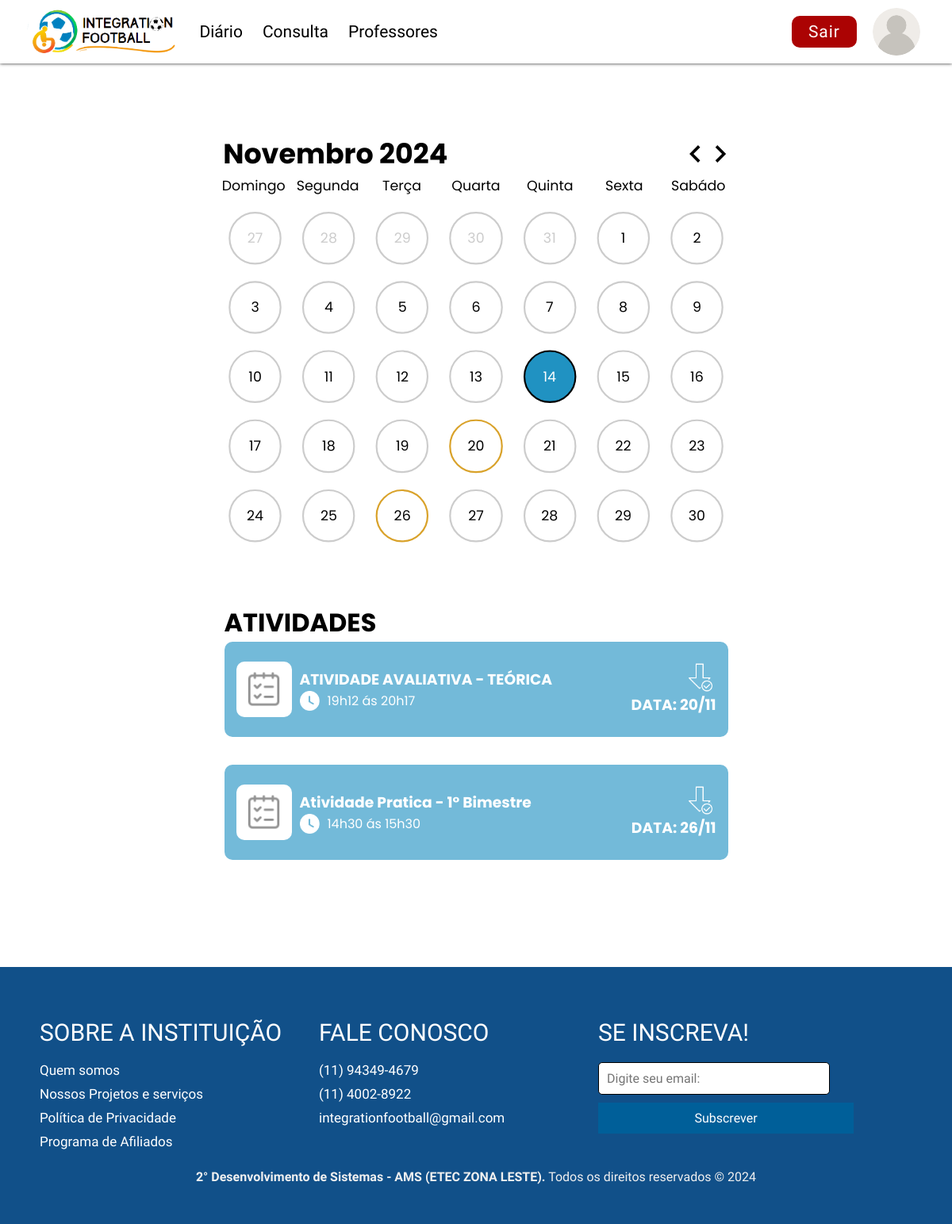
The app's page /principal.php, older data.
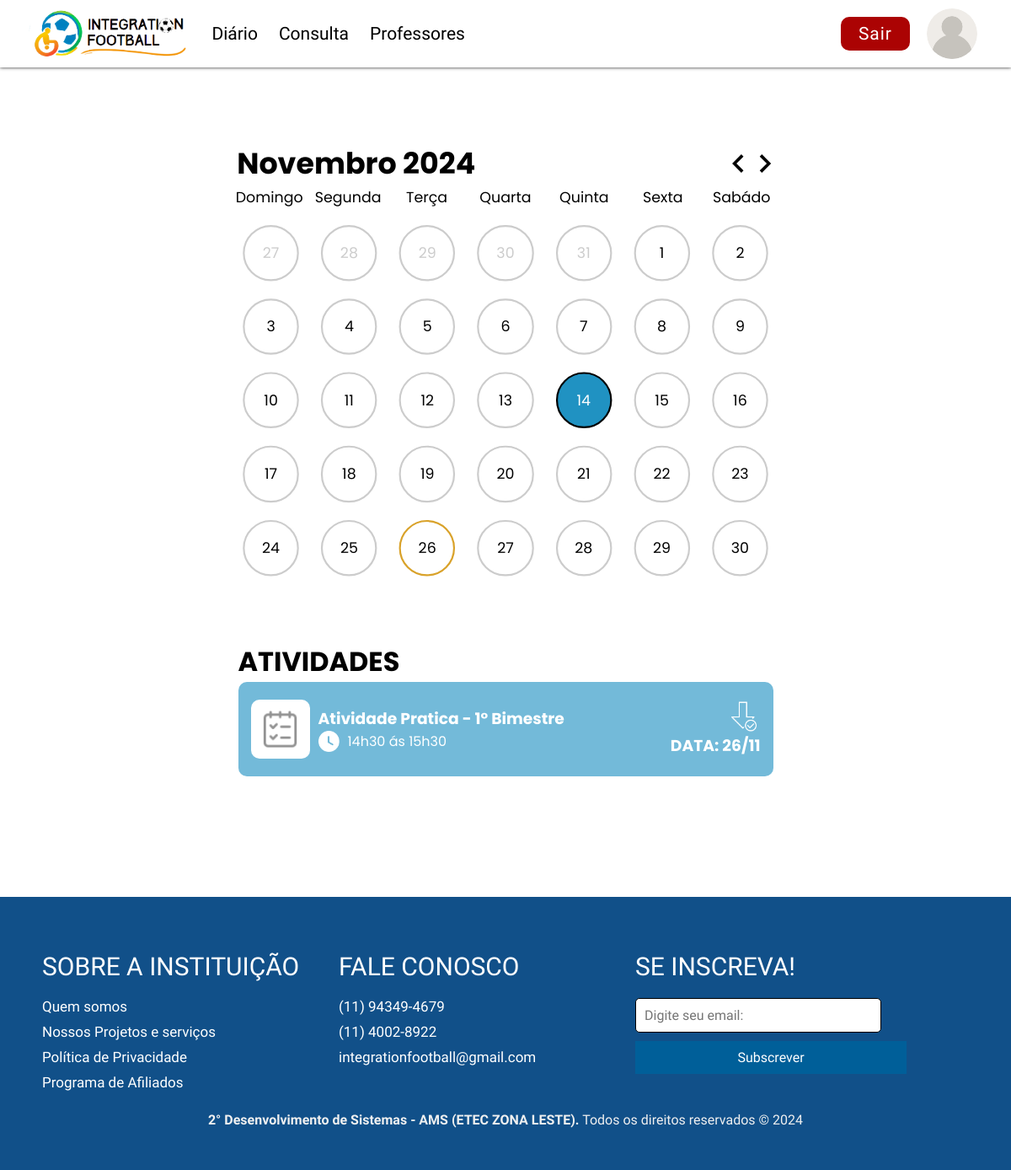
The same page, newer data.
### tables this page shows
CREATE TABLE `atividade` (
  `id_atividade` int(10) UNSIGNED NOT NULL,
  `titulo_atividade` varchar(80) NOT NULL,
  `hora_inicio` time DEFAULT NULL,
  `data_entrega` date NOT NULL,
  `caminho_arquivo` varchar(255) NOT NULL,
  `id_turma` int(10) UNSIGNED NOT NULL,
  `id_professor` int(11) NOT NULL,
  `hora_termino` time DEFAULT NULL
);

### controller/conexao.php (called while the page is built, shortened)
<?php
class Conexao {
    private $host = "localhost";
    private $usuario = "root";
    private $senha = "";
    private $banco = "integrationfootball";
    private $conexao;
    public function __construct() {
        $this->conexao = new mysqli($this->host, $this->usuario, $this->senha, $this->banco);
    }
    public function getConexao() {
        return $this->conexao;
    }
}
?>

### controller/atividadecontroller.php (called while the page is built, shortened)
<?php
require_once $_SERVER['DOCUMENT_ROOT'] . '/Integration-Football/Integration-Football/model/atividadeModel.php';
class AtividadeController
{
    private $atividade;
    public function __construct()
    {
        $this->atividade = new Atividade();
        if (isset($_POST['crud'])) {
            if ($_POST['crud'] == "INSERT") {
                $this->inserir();
            } elseif ($_POST['crud'] == "UPDATE") {
                $this->atualizar();
            } elseif ($_POST['crud'] == "DELETE") {
                $this->deletar();
            }
            header("Location:" . "../calendarioProfessor.php");
            exit;
        } else {
            $this->listar();
        }
    }
    public function listar()
    {
        $atividades = $this->atividade->listar();
        return $atividades;
    }
}

### model/atividadeModel.php (called while the page is built, shortened)
<?php
require_once $_SERVER['DOCUMENT_ROOT'] . "/Integration-Football/Integration-Football/controller/conexao.php";
class Atividade {
    private $conexao;
    public function __construct() {
        $this->conexao = new Conexao();
    }
    public function listar() {
        $sql = "SELECT * FROM atividade";
        $stmt = $this->conexao->getConexao()->prepare($sql);
        $stmt->execute();
        $result = $stmt->get_result();
        $atividades = [];
        while ($atividade = $result->fetch_assoc()) {
            $atividades[] = $atividade;
        }
        return $atividades;
    }
}
?>

### controller/turmacontroller.php (called while the page is built, shortened)
<?php
require_once $_SERVER['DOCUMENT_ROOT'] . '/Integration-Football/Integration-Football/model/turmaModel.php';
class TurmaController
{
    private $turma;
    public function __construct()
    {
        $this->turma = new Turma();
        if (isset($_POST['crud'])) {
            if ($_POST['crud'] == "INSERT") {
                $this->inserir();
            } elseif ($_POST['crud'] == "UPDATE") {
                $this->atualizar();
            } elseif ($_POST['crud'] == "DELETE") {
                $this->deletar();
            }
            header("Location:" . "../principal.php");
        } else {
            $this->listar();
        }
    }
    public function listar()
    {
        return $this->turma->listar();
    }
    public function buscarPorId($id)
    {
        return $this->turma->buscarPorId($id);
    }
}

### model/turmaModel.php (called while the page is built, shortened)
<?php
require_once $_SERVER['DOCUMENT_ROOT'] . "/Integration-Football/Integration-Football/controller/conexao.php";
class Turma
{
    private $conexao;
    public function __construct()
    {
        $this->conexao = new Conexao();
    }
    public function buscarPorId($id)
    {
        $sql = "SELECT * FROM turma WHERE id_turma = ?";
        $stmt = $this->conexao->getConexao()->prepare($sql);
        $stmt->bind_param('i', $id);
        $stmt->execute();
        $result = $stmt->get_result();
        $turma = $result->fetch_assoc();
        return $turma;
    }
    public function listar()
    {
        $sql = "SELECT * FROM turma";
        $stmt = $this->conexao->getConexao()->prepare($sql);
        $stmt->execute();
        $result = $stmt->get_result();
        $turmas = [];
        while ($turma = $result->fetch_assoc()) {
            $turmas[] = $turma;
        }
        return $turmas;
    }
}

### controller/alunocontroller.php (called while the page is built, shortened)
<?php
require_once $_SERVER['DOCUMENT_ROOT'].'/Integration-Football/Integration-Football/model/alunoModel.php';
class AlunoController {
    private $aluno;
    public function __construct() {
        $this->aluno = new Aluno();
        if(isset($_POST['crud'])){
            if($_POST['crud']=="INSERT"){
                $this->inserir();
            }elseif($_POST['crud']=="UPDATE"){
                 $this->atualizar();
            }elseif($_POST['crud']=="DELETE"){
                $this->deletar();
            }
            header("Location:" . "../principal.php");
        }else{
            $this->listar();
        }
    }
    public function listar(){
        return $this->aluno->listar();
    }
    public function buscarPorId($id){
        return $this->aluno->buscarPorId($id);
    }
}
?>

### model/alunoModel.php (called while the page is built, shortened)
<?php
require_once $_SERVER['DOCUMENT_ROOT'] . "/Integration-Football/Integration-Football/controller/conexao.php";
class Aluno
{
    private $conexao;
    public function __construct()
    {
        $this->conexao = new Conexao();
    }
    public function buscarPorId($id)
    {
        $sql = "SELECT * FROM alunos WHERE id_aluno = ?";
        $stmt = $this->conexao->getConexao()->prepare($sql);
        $stmt->bind_param('i', $id);
        $stmt->execute();
        $result = $stmt->get_result();
        $aluno = $result->fetch_assoc();
        return $aluno;
    }
    public function listar()
    {
        $sql = "SELECT * FROM alunos ORDER BY nome_aluno ASC LIMIT 10 ";
        $stmt = $this->conexao->getConexao()->prepare($sql);
        $stmt->execute();
        $result = $stmt->get_result();
        $alunos = [];
        while ($aluno = $result->fetch_assoc()) {
            $alunos[] = $aluno;
        }
        return $alunos;
    }
}

### principal.php (the view, shortened to what this page needs)
<?php
require_once './controller/alunocontroller.php';
require_once './controller/turmacontroller.php';
require_once './controller/atividadecontroller.php';
  $imports =[
    "https://fonts.googleapis.com/css2?family=Poppins:ital,wght@0,200;0,400;0,600;1,200;1,400;1,600&display=swap",
    "https://cdnjs.cloudflare.com/ajax/libs/font-awesome/4.7.0/css/font-awesome.min.css",
    "https://fonts.gstatic.com/",
    "https://fonts.googleapis.com/css2?family=Barlow&family=Teko:wght@300&display=swap"
  ];
  $pageCSS = ["principal.css"];
  include_once('./templetes/headerAluno.php');
  $id = 4;
  $alunocontroller = new alunocontroller();
  $aluno = $alunocontroller->buscarPorId($id);
  $turmacontroller = new TurmaController();
  $turma = $turmacontroller->buscarPorId($aluno['id_turma']);
  $atividadecontroller = new AtividadeController();
  $atividades = $atividadecontroller->buscarAtividades($turma['id_turma']);
?>
<div class="container">
<div id="conteudo">
    <form id="form" action="">
        <div id="pricipal-calendario">
            <br>
            <div id="dia-semana">
            <div id="header-calendario">
                <h1 id="mes-ano">JANEIRO 2024</h1>
                <div id="btns">
                    <img onclick="carregarEventos();" src="./Imagens/seta-esquerda-black.svg" alt="" id="prev">
                    <img onclick="carregarEventos();" src="./Imagens/seta-direita-black.svg" alt="" id="next">
                </div>
            </div>
            <div id="semanas">
                <p>Domingo</p>
                <p>Segunda</p>
                <p>Terça</p>
                <p>Quarta</p>
                <p>Quinta</p>
                <p>Sexta</p>
                <p>Sabádo</p>
            </div>
            <div id="dias">
                </div>
            </div>
        </div>
        <h1 id="titulo">ATIVIDADES</h1>
        <?php
        $numeroAtividade = 1;
        foreach ($atividades as $atividade) {
        $numeroAtividade ++;
          ?>
        <div id="atividade<?=$numeroAtividade?>" class="atividade">
          <div id="card-atividade" class="card-atividade" onclick="abrirPrevia('atividade<?=$numeroAtividade?>', 'card-arquivo<?=$numeroAtividade?>')">
            <div class="bloco1">
              <div class="icone-atividade">
                <img src="./Imagens/checklist.png" alt="">
              </div>
            </div>
            <div class="bloco2">
              <div class="titulo-atividade">
                <h3><?= $atividade['titulo_atividade'] ?></h3>
              </div>
              <div class="data-entrega">
                <img src="./Imagens/Time-Circle.png" alt=""><p><?= $hora = substr($atividade['hora_inicio'],0,-6); ?>h<?= $minutos = substr($atividade['hora_inicio'],3,-3); ?> ás <?= $hora = substr($atividade['hora_termino'],0,-6); ?>h<?= $minutos = substr($atividade['hora_termino'],3,-3); ?></p>
              </div>
            </div>
            <div class="bloco3">
            <img src="./Imagens/arrow.png" alt="">
            <h3>DATA: <?php
              $data = $atividade['data_entrega'];
              $data = explode('-', $data);
              $dataDormatada = $data[2] . '/' . $data[1];
             ?>
             <?=
             $dataDormatada;
             ?>
            </h3>
          </div>
        </div>
      </div>
      <?php }?>
    </form>
  </div>
</div>
<?php
  include_once('./templetes/footer.php');
?>

### templetes/headerAluno.php (shortened to what this page needs)
<!DOCTYPE html>
<html lang="pt-br">
<head>
    <link rel="stylesheet" href="templetes/headerAluno.css">
    <link rel="stylesheet" href="templetes/footer.css">
    <link rel="stylesheet" href="https://cdnjs.cloudflare.com/ajax/libs/font-awesome/4.7.0/css/font-awesome.min.css">
    <?php
    if (isset($pageCSS) && is_array($pageCSS)) {
        foreach ($pageCSS as $cssFile) {
            echo '<link rel="stylesheet" href="css/' . $cssFile . '">';
        }
    }
    if (isset($imports) && is_array($imports)) {
        foreach ($imports as $fontUrl) {
            echo '<link rel="stylesheet" href="' . $fontUrl . '">';
        }
    }
    ?>
</head>
<body>
    <header>
        <div id="part-1">
                <img id="logo" src="templetes/logonova.png" alt="">
            <div id="navbar-part-1">
                    <li><a href="Principal.php">Diário</a></li>
                    <li><a href="consulta.php">Consulta</a></li>
                    <li><a href="professores.php">Professores</a></li>
            </div>
        </div>
        <div id="part-2">
            <div id="navbar-part-2">
                <button onclick="" style="cursor: pointer;" id="login"><li><a>Sair</a></li></button>
                <div onclick="redirecionar('perfilAluno.php')" id="icone-perfil"></div>
            </div>
        </div>
    </header>
    <div vw class="enabled">
        <div vw-plugin-wrapper>
        </div>
    </div>

### templetes/footer.php
<footer>
    <div class="container-footer">
        <div class="row-footer">
            <div class="footer-col">
                <h4>SOBRE A INSTITUIÇÃO</h4>
                <ul>
                    <li><a href="#">Quem somos</a></li>
                    <li><a href="#">Nossos Projetos e serviços</a></li>
                    <li><a href="#">Política de Privacidade</a></li>
                    <li><a href="#">Programa de Afiliados</a></li>
                </ul>
            </div>
            <div class="footer-col">
                <h4>FALE CONOSCO</h4>
                <ul>
                    <li><a href="#">(11) 94349-4679</a></li>
                    <li><a href="#">(11) 4002-8922</a></li>
                    <li><a href="#">integrationfootball@gmail.com</a></li>
                </ul>
            </div>
            <div class="footer-col">
                <h4>Se inscreva!</h4>
                <div class="form-sub">
                    <form>
                    <input type="email" name="input6" id="emailInput" placeholder="Digite seu email:">
<button type="submit" id="subscribeButton">Subscrever</button>
                    </form>
                </div>
            </div>
        </div>
    </div>
    <div class="direitos">
        <p><strong>2° Desenvolvimento de Sistemas - AMS (ETEC ZONA LESTE).</strong> Todos os direitos reservados &copy; 2024</p>
    </div>
</footer>

### templetes/headerAluno.css (style rules this page uses)
* { padding: 0; margin: 0; }
body { overflow-x: hidden; margin-top: 40px; }
header { position: fixed; top: 0; background-color: #ffffff; width: 100%; height: 80px; display: flex; box-shadow: 0px 0px 4px #1c1c1c; z-index: 10; user-select: none; -webkit-user-drag: none; -webkit-touch-callout: none; -webkit-tap-highlight-color: transparent; }
header li, header li a { list-style: none; text-decoration: none; font-size: 21px; font-weight: 500; color: #000000; position: relative; font-family: 'Barlow Condensed', sans-serif; }
#login { padding: 5px 18px; border-radius: 10px; border: rgba(171, 3, 3, 1) solid; background-color: rgba(171, 3, 3, 1); transition: 0.5s; }
#login a { color: rgb(255, 255, 255); letter-spacing: 1px; }
#icone-perfil { cursor: pointer; width: 60px; height: 60px; border-radius: 50%; background-image: url(../Imagens/user.png); background-size: cover; background-position: center; background-repeat: no-repeat; }
#navbar-part-1 li a::after { display: block; content: " "; width: 0; height: 2px; background-color: #115089; position: absolute; bottom: 0; left: 50%; transition: width 0.3s ease 0s, left 0.3s ease 0s; }
#logo { width: 200px; margin-left: 3%; margin-right: 3%; }
#part-1 { width: 100%; display: flex; align-items: center; justify-content: flex-start; }
#navbar-part-1 { display: flex; gap: 25px; }
#part-2 { width: 40%; display: flex; align-items: center; justify-content: flex-end; }
#navbar-part-2 { display: flex; gap: 20px; margin-right: 40px; align-items: center; }

### templetes/footer.css (style rules this page uses)
* { margin: 0; padding: 0; }
.container { display: flex; flex-direction: column; min-height: 100vh; }
footer { margin-top: 100px; background-color: #115089; padding: 50px 0; font-family: 'Barlow Condensed', sans-serif; width: 100%; position: relative; }
.container-footer { max-width: 100%; margin-left: 20px; padding: 0 15px; }
.row-footer { display: flex; flex-wrap: wrap; width: 100%; }
.footer-col { width: 28%; padding: 15px; }
.footer-col h4 { font-size: 30px; color: rgb(255, 255, 255); margin-bottom: 20px; font-weight: 500; text-transform: uppercase; font-family: 'Barlow Condensed', sans-serif; }
.footer-col ul { list-style: none; padding: 0; }
.footer-col ul li { margin-bottom: 10px; font-size: 17px; }
.footer-col ul li a { color: rgb(255, 255, 255); text-decoration: none; transition: color 0.3s; }
.form-sub { display: flex; flex-direction: column; }
#emailInput { padding: 10px; border: 1px solid #000000; border-radius: 5px; font-family: 'Barlow Condensed', sans-serif; font-size: 16px; margin-bottom: 10px; width: 270px; margin-left: 0px; }
#subscribeButton { width: 100%; padding: 10px; background-color: #005f99; color: white; border: none; cursor: pointer; font-family: 'Barlow Condensed', sans-serif; font-size: 16px; transition: background-color 0.3s; }
.direitos { color: #f0f0f0; text-align: center; }

Row changes from the older to the newer data that the page shows:
removed atividade: titulo_atividade "ATIVIDADE AVALIATIVA - TEÓRICA", hora_inicio "19", hora_inicio "12", hora_termino "20", hora_termino "17", data_entrega "20/11"
